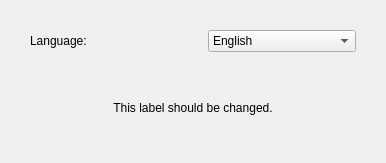
<?xml version="1.0" encoding="UTF-8"?>
<ui version="4.0">
 <class>MultiLangTestApp</class>
 <widget class="QMainWindow" name="MultiLangTestApp">
  <property name="geometry">
   <rect>
    <x>0</x>
    <y>0</y>
    <width>386</width>
    <height>163</height>
   </rect>
  </property>
  <property name="windowTitle">
   <string>Multi Lang Test</string>
  </property>
  <widget class="QWidget" name="centralwidget">
   <layout class="QVBoxLayout" name="verticalLayout">
    <property name="spacing">
     <number>30</number>
    </property>
    <property name="leftMargin">
     <number>30</number>
    </property>
    <property name="topMargin">
     <number>30</number>
    </property>
    <property name="rightMargin">
     <number>30</number>
    </property>
    <property name="bottomMargin">
     <number>30</number>
    </property>
    <item>
     <layout class="QHBoxLayout" name="horizontalLayout">
      <item>
       <widget class="QLabel" name="label_language">
        <property name="text">
         <string>Language:</string>
        </property>
       </widget>
      </item>
      <item>
       <widget class="QComboBox" name="comboLanguage">
        <item>
         <property name="text">
          <string>English</string>
         </property>
        </item>
        <item>
         <property name="text">
          <string>Français</string>
         </property>
        </item>
       </widget>
      </item>
     </layout>
    </item>
    <item>
     <widget class="QLabel" name="label_content">
      <property name="text">
       <string>This label should be changed.</string>
      </property>
      <property name="alignment">
       <set>Qt::AlignCenter</set>
      </property>
     </widget>
    </item>
   </layout>
  </widget>
 </widget>
 <resources/>
 <connections/>
</ui>
